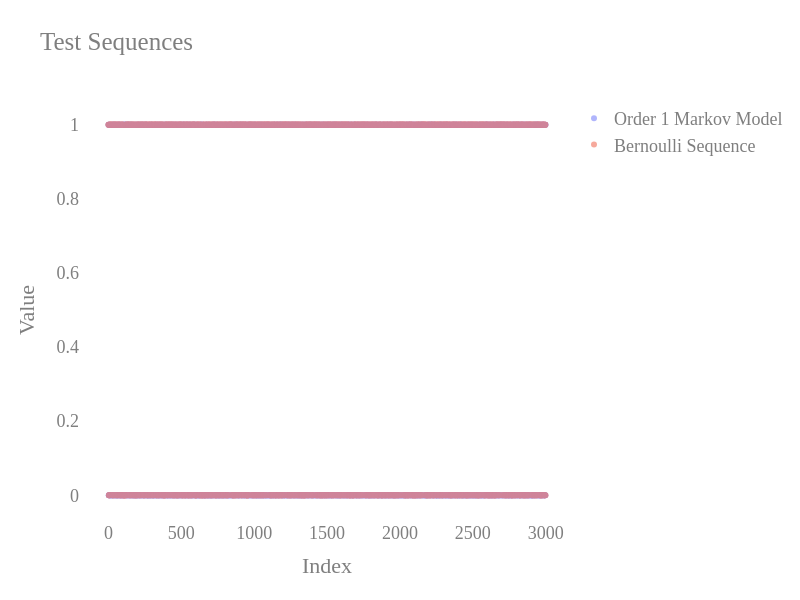

Source (notebook cell):
### Code cell
fig = go.Figure()

fig.add_trace(
    go.Scatter(x=list(range(len(test_Markov))), y=test_Markov, name='Order 1 Markov Model', mode='markers', opacity=0.5)
)
fig.add_trace(
    go.Scatter(x=list(range(len(test_Bern))), y=test_Bern, name='Bernoulli Sequence', mode='markers', opacity=0.5)
)
fig.update_layout(
    title= f"Test Sequences",
    xaxis_title="Index",
    yaxis_title="Value",
    showlegend=True,
    plot_bgcolor="white",  
    width=800,
    height=600,
    font=font_dict,
    hovermode="y",
    legend=dict(
        x=1,
        y=1,
        xanchor="left",
        yanchor="top",
    )
)
fig.show()

### Figure 1 — Plotly figure (JSON) as saved in the notebook; plotly's stock layout.template omitted (floating-point values rounded to 4 significant figures; data arrays with more than 128 entries replaced by an {"elided": "..."} marker saying what was removed)
{"data": [{"mode": "markers", "name": "Order 1 Markov Model", "opacity": 0.5, "type": "scatter", "x": {"elided": "3000 int values"}, "y": {"elided": "3000 int values"}}, {"mode": "markers", "name": "Bernoulli Sequence", "opacity": 0.5, "type": "scatter", "x": {"elided": "3000 int values"}, "y": {"elided": "3000 int values"}}], "layout": {"font": {"color": "#7f7f7f", "family": "Computer Modern", "size": 18}, "height": 600, "hovermode": "y", "legend": {"x": 1, "xanchor": "left", "y": 1, "yanchor": "top"}, "plot_bgcolor": "white", "showlegend": true, "title": {"text": "Test Sequences"}, "width": 800, "xaxis": {"title": {"text": "Index"}}, "yaxis": {"title": {"text": "Value"}}}}
